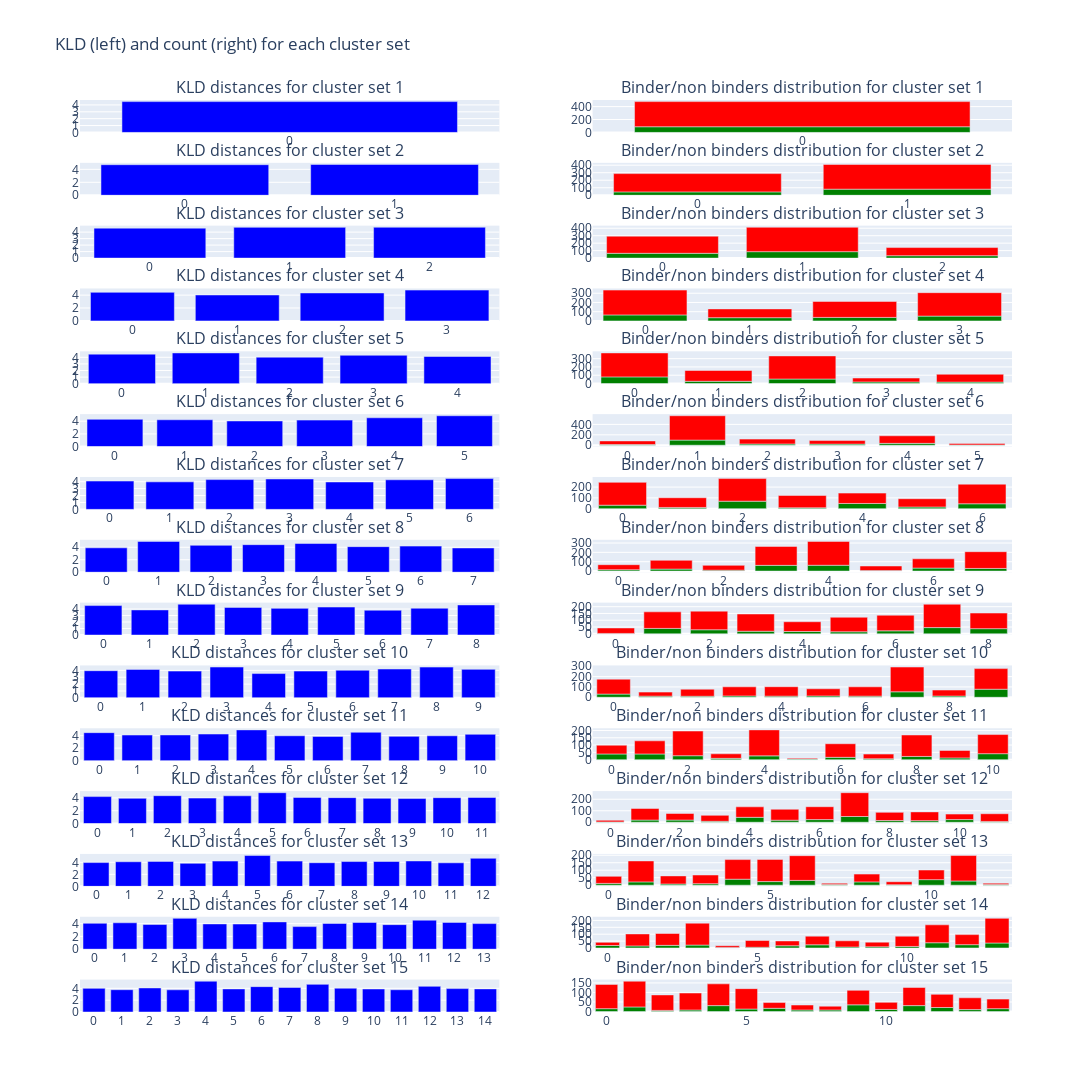

The notebook cell saved with this chart:
### Code cell
# visualize a specific set of cluster mean 
titles_list = [
        [f"KLD distances for cluster set {i+1}", f"Binder/non binders distribution for cluster set {i+1}"]
        for i in range(15)
    ]
def flatten(l):
    return [item for sublist in l for item in sublist]

#number of peptides per cluster:
fig = make_subplots(
    rows=15,
    cols=2,
    start_cell="top-left",
    subplot_titles = flatten(titles_list)
)
fig.update_layout(
    height=3000,
    width=1600,
    title_text="KLD (left) and count (right) for each cluster set",
    showlegend=False,
)

for i in range(15):
    # First col:
    fig.add_trace(
        go.Bar(
            x=list(cluster_set_cluster_kld[i].keys()), 
            y=list(cluster_set_cluster_kld[i].values()),
            marker_color="blue"
            # title=f"KLD distance for each cluster in cluster set {i}",
            # labels = {
            #     "y": "KLD",
            #     "x": "cluster"
            # }
        ),
        row=i+1, col=1,
    )
    df_grouped_clusters = df.groupby([f"cluster_set_{i+1}", "binder"], as_index=False).size()

    # Second col (with stacked binders and non binders)
    fig.add_trace( # binders
        go.Bar(
            x=list(range(i+1)), 
            y=df_grouped_clusters.loc[df_grouped_clusters["binder"] == True]["size"],
            offsetgroup=0,
            marker_color="green"
        ),
        row=i+1, col=2
    )

    fig.add_trace( # non binders
        go.Bar(
            x=list(range(i+1)), 
            y=df_grouped_clusters.loc[df_grouped_clusters["binder"] == False]["size"],
            offsetgroup=0,
            base=df_grouped_clusters.loc[df_grouped_clusters["binder"] == True]["size"],
            marker_color="red"
        ),
        row=i+1, col=2
    )
fig.show()
fig.write_image("../../reports/figures/gibbs_clusters/cluster_peptide_representation.svg")

### Figure 1 — Plotly figure (JSON) as saved in the notebook; plotly's stock layout.template omitted (floating-point values rounded to 4 significant figures)
{"data": [{"marker": {"color": "blue"}, "type": "bar", "x": ["0"], "xaxis": "x", "y": [4.477], "yaxis": "y"}, {"marker": {"color": "green"}, "offsetgroup": "0", "type": "bar", "x": [0], "xaxis": "x2", "y": [88], "yaxis": "y2"}, {"base": [88], "marker": {"color": "red"}, "offsetgroup": "0", "type": "bar", "x": [0], "xaxis": "x2", "y": [389], "yaxis": "y2"}, {"marker": {"color": "blue"}, "type": "bar", "x": ["0", "1"], "xaxis": "x3", "y": [4.719, 4.76], "yaxis": "y3"}, {"marker": {"color": "green"}, "offsetgroup": "0", "type": "bar", "x": [0, 1], "xaxis": "x4", "y": [45, 81], "yaxis": "y4"}, {"base": [45, 81], "marker": {"color": "red"}, "offsetgroup": "0", "type": "bar", "x": [0, 1], "xaxis": "x4", "y": [243, 329], "yaxis": "y4"}, {"marker": {"color": "blue"}, "type": "bar", "x": ["0", "1", "2"], "xaxis": "x5", "y": [4.616, 4.735, 4.748], "yaxis": "y5"}, {"marker": {"color": "green"}, "offsetgroup": "0", "type": "bar", "x": [0, 1, 2], "xaxis": "x6", "y": [64, 86, 32], "yaxis": "y6"}, {"base": [64, 86, 32], "marker": {"color": "red"}, "offsetgroup": "0", "type": "bar", "x": [0, 1, 2], "xaxis": "x6", "y": [230, 327, 109], "yaxis": "y6"}, {"marker": {"color": "blue"}, "type": "bar", "x": ["0", "1", "2", "3"], "xaxis": "x7", "y": [4.44, 4.025, 4.342, 4.785], "yaxis": "y7"}, {"marker": {"color": "green"}, "offsetgroup": "0", "type": "bar", "x": [0, 1, 2, 3], "xaxis": "x8", "y": [65, 35, 38, 52], "yaxis": "y8"}, {"base": [65, 35, 38, 52], "marker": {"color": "red"}, "offsetgroup": "0", "type": "bar", "x": [0, 1, 2, 3], "xaxis": "x8", "y": [269, 95, 173, 254], "yaxis": "y8"}, {"marker": {"color": "blue"}, "type": "bar", "x": ["0", "1", "2", "3", "4"], "xaxis": "x9", "y": [4.485, 4.666, 4.021, 4.311, 4.123], "yaxis": "y9"}, {"marker": {"color": "green"}, "offsetgroup": "0", "type": "bar", "x": [0, 1, 2, 3, 4], "xaxis": "x10", "y": [80, 27, 54, 19, 17], "yaxis": "y10"}, {"base": [80, 27, 54, 19, 17], "marker": {"color": "red"}, "offsetgroup": "0", "type": "bar", "x": [0, 1, 2, 3, 4], "xaxis": "x10", "y": [289, 130, 279, 47, 95], "yaxis": "y10"}, {"marker": {"color": "blue"}, "type": "bar", "x": ["0", "1", "2", "3", "4", "5"], "xaxis": "x11", "y": [4.302, 4.229, 4.037, 4.174, 4.544, 4.863], "yaxis": "y11"}, {"marker": {"color": "green"}, "offsetgroup": "0", "type": "bar", "x": [0, 1, 2, 3, 4, 5], "xaxis": "x12", "y": [12, 98, 24, 21, 35, 5], "yaxis": "y12"}, {"base": [12, 98, 24, 21, 35, 5], "marker": {"color": "red"}, "offsetgroup": "0", "type": "bar", "x": [0, 1, 2, 3, 4, 5], "xaxis": "x12", "y": [70, 468, 93, 68, 146, 26], "yaxis": "y12"}, {"marker": {"color": "blue"}, "type": "bar", "x": ["0", "1", "2", "3", "4", "5", "6"], "xaxis": "x13", "y": [4.089, 3.975, 4.301, 4.387, 3.955, 4.273, 4.448], "yaxis": "y13"}, {"marker": {"color": "green"}, "offsetgroup": "0", "type": "bar", "x": [0, 1, 2, 3, 4, 5, 6], "xaxis": "x14", "y": [32, 11, 69, 8, 48, 15, 45], "yaxis": "y14"}, {"base": [32, 11, 69, 8, 48, 15, 45], "marker": {"color": "red"}, "offsetgroup": "0", "type": "bar", "x": [0, 1, 2, 3, 4, 5, 6], "xaxis": "x14", "y": [212, 90, 210, 114, 96, 77, 182], "yaxis": "y14"}, {"marker": {"color": "blue"}, "type": "bar", "x": ["0", "1", "2", "3", "4", "5", "6", "7"], "xaxis": "x15", "y": [3.912, 4.943, 4.314, 4.42, 4.604, 4.102, 4.188, 3.892], "yaxis": "y15"}, {"marker": {"color": "green"}, "offsetgroup": "0", "type": "bar", "x": [0, 1, 2, 3, 4, 5, 6, 7], "xaxis": "x16", "y": [14, 21, 9, 61, 62, 5, 32, 28], "yaxis": "y16"}, {"base": [14, 21, 9, 61, 62, 5, 32, 28], "marker": {"color": "red"}, "offsetgroup": "0", "type": "bar", "x": [0, 1, 2, 3, 4, 5, 6, 7], "xaxis": "x16", "y": [54, 94, 52, 202, 255, 49, 99, 179], "yaxis": "y16"}, {"marker": {"color": "blue"}, "type": "bar", "x": ["0", "1", "2", "3", "4", "5", "6", "7", "8"], "xaxis": "x17", "y": [4.521, 3.857, 4.73, 4.242, 4.096, 4.297, 3.809, 4.117, 4.623], "yaxis": "y17"}, {"marker": {"color": "green"}, "offsetgroup": "0", "type": "bar", "x": [0, 1, 2, 3, 4, 5, 6, 7, 8], "xaxis": "x18", "y": [3, 40, 30, 19, 17, 15, 22, 46, 38], "yaxis": "y18"}, {"base": [3, 40, 30, 19, 17, 15, 22, 46, 38], "marker": {"color": "red"}, "offsetgroup": "0", "type": "bar", "x": [0, 1, 2, 3, 4, 5, 6, 7, 8], "xaxis": "x18", "y": [40, 122, 137, 127, 72, 107, 115, 172, 115], "yaxis": "y18"}, {"marker": {"color": "blue"}, "type": "bar", "x": ["0", "1", "2", "3", "4", "5", "6", "7", "8", "9"], "xaxis": "x19", "y": [3.956, 4.15, 3.897, 4.488, 3.54, 3.9, 4.023, 4.202, 4.481, 4.155], "yaxis": "y19"}, {"marker": {"color": "green"}, "offsetgroup": "0", "type": "bar", "x": [0, 1, 2, 3, 4, 5, 6, 7, 8, 9], "xaxis": "x20", "y": [31, 11, 10, 13, 11, 13, 11, 53, 12, 78], "yaxis": "y20"}, {"base": [31, 11, 10, 13, 11, 13, 11, 53, 12, 78], "marker": {"color": "red"}, "offsetgroup": "0", "type": "bar", "x": [0, 1, 2, 3, 4, 5, 6, 7, 8, 9], "xaxis": "x20", "y": [144, 39, 68, 88, 91, 69, 90, 239, 58, 199], "yaxis": "y20"}, {"marker": {"color": "blue"}, "type": "bar", "x": ["0", "1", "2", "3", "4", "5", "6", "7", "8", "9", "10"], "xaxis": "x21", "y": [4.471, 4.091, 4.105, 4.252, 4.912, 3.974, 3.875, 4.531, 3.887, 3.971, 4.204], "yaxis": "y21"}, {"marker": {"color": "green"}, "offsetgroup": "0", "type": "bar", "x": [0, 1, 2, 3, 4, 5, 6, 7, 8, 9, 10], "xaxis": "x22", "y": [39, 39, 27, 9, 26, 4, 16, 6, 22, 12, 41], "yaxis": "y22"}, {"base": [39, 39, 27, 9, 26, 4, 16, 6, 22, 12, 41], "marker": {"color": "red"}, "offsetgroup": "0", "type": "bar", "x": [0, 1, 2, 3, 4, 5, 6, 7, 8, 9, 10], "xaxis": "x22", "y": [60, 90, 169, 31, 178, 6, 93, 32, 147, 51, 131], "yaxis": "y22"}, {"marker": {"color": "blue"}, "type": "bar", "x": ["0", "1", "2", "3", "4", "5", "6", "7", "8", "9", "10", "11"], "xaxis": "x23", "y": [4.206, 3.938, 4.349, 3.971, 4.334, 4.813, 4.081, 4.044, 3.935, 3.901, 4.037, 4.068], "yaxis": "y23"}, {"marker": {"color": "green"}, "offsetgroup": "0", "type": "bar", "x": [0, 1, 2, 3, 4, 5, 6, 7, 8, 9, 10, 11], "xaxis": "x24", "y": [3, 19, 19, 8, 43, 18, 23, 50, 15, 14, 23, 7], "yaxis": "y24"}, {"base": [3, 19, 19, 8, 43, 18, 23, 50, 15, 14, 23, 7], "marker": {"color": "red"}, "offsetgroup": "0", "type": "bar", "x": [0, 1, 2, 3, 4, 5, 6, 7, 8, 9, 10, 11], "xaxis": "x24", "y": [14, 101, 57, 52, 91, 95, 112, 207, 71, 76, 48, 67], "yaxis": "y24"}, {"marker": {"color": "blue"}, "type": "bar", "x": ["0", "1", "2", "3", "4", "5", "6", "7", "8", "9", "10", "11", "12"], "xaxis": "x25", "y": [3.961, 4.098, 4.159, 3.836, 4.213, 5.135, 4.208, 3.938, 4.134, 4.14, 4.234, 3.922, 4.677], "yaxis": "y25"}, {"marker": {"color": "green"}, "offsetgroup": "0", "type": "bar", "x": [0, 1, 2, 3, 4, 5, 6, 7, 8, 9, 10, 11, 12], "xaxis": "x26", "y": [12, 22, 8, 10, 40, 24, 32, 5, 22, 3, 37, 28, 4], "yaxis": "y26"}, {"base": [12, 22, 8, 10, 40, 24, 32, 5, 22, 3, 37, 28, 4], "marker": {"color": "red"}, "offsetgroup": "0", "type": "bar", "x": [0, 1, 2, 3, 4, 5, 6, 7, 8, 9, 10, 11, 12], "xaxis": "x26", "y": [47, 140, 54, 58, 131, 148, 165, 8, 52, 20, 64, 170, 9], "yaxis": "y26"}, {"marker": {"color": "blue"}, "type": "bar", "x": ["0", "1", "2", "3", "4", "5", "6", "7", "8", "9", "10", "11", "12", "13"], "xaxis": "x27", "y": [4.053, 4.134, 3.862, 4.827, 3.954, 3.939, 4.276, 3.539, 4.035, 4.177, 3.845, 4.541, 4.194, 4.007], "yaxis": "y27"}, {"marker": {"color": "green"}, "offsetgroup": "0", "type": "bar", "x": [0, 1, 2, 3, 4, 5, 6, 7, 8, 9, 10, 11, 12, 13], "xaxis": "x28", "y": [18, 15, 19, 21, 3, 5, 16, 23, 7, 8, 11, 38, 24, 36], "yaxis": "y28"}, {"base": [18, 15, 19, 21, 3, 5, 16, 23, 7, 8, 11, 38, 24, 36], "marker": {"color": "red"}, "offsetgroup": "0", "type": "bar", "x": [0, 1, 2, 3, 4, 5, 6, 7, 8, 9, 10, 11, 12, 13], "xaxis": "x28", "y": [23, 87, 86, 159, 13, 49, 35, 63, 45, 34, 75, 130, 73, 179], "yaxis": "y28"}, {"marker": {"color": "blue"}, "type": "bar", "x": ["0", "1", "2", "3", "4", "5", "6", "7", "8", "9", "10", "11", "12", "13", "14"], "xaxis": "x29", "y": [3.999, 3.771, 4.073, 3.756, 5.212, 3.902, 4.292, 4.154, 4.675, 4.033, 3.893, 3.762, 4.342, 3.954, 3.908], "yaxis": "y29"}, {"marker": {"color": "green"}, "offsetgroup": "0", "type": "bar", "x": [0, 1, 2, 3, 4, 5, 6, 7, 8, 9, 10, 11, 12, 13, 14], "xaxis": "x30", "y": [15, 24, 6, 8, 31, 13, 17, 8, 8, 35, 11, 31, 21, 10, 15], "yaxis": "y30"}, {"base": [15, 24, 6, 8, 31, 13, 17, 8, 8, 35, 11, 31, 21, 10, 15], "marker": {"color": "red"}, "offsetgroup": "0", "type": "bar", "x": [0, 1, 2, 3, 4, 5, 6, 7, 8, 9, 10, 11, 12, 13, 14], "xaxis": "x30", "y": [127, 135, 81, 89, 114, 107, 30, 26, 20, 76, 37, 95, 69, 62, 50], "yaxis": "y30"}], "layout": {"annotations": [{"font": {"size": 16}, "showarrow": false, "text": "KLD distances for cluster set 1", "x": 0.225, "xanchor": "center", "xref": "paper", "y": 1, "yanchor": "bottom", "yref": "paper"}, {"font": {"size": 16}, "showarrow": false, "text": "Binder/non binders distribution for cluster set 1", "x": 0.775, "xanchor": "center", "xref": "paper", "y": 1, "yanchor": "bottom", "yref": "paper"}, {"font": {"size": 16}, "showarrow": false, "text": "KLD distances for cluster set 2", "x": 0.225, "xanchor": "center", "xref": "paper", "y": 0.9311, "yanchor": "bottom", "yref": "paper"}, {"font": {"size": 16}, "showarrow": false, "text": "Binder/non binders distribution for cluster set 2", "x": 0.775, "xanchor": "center", "xref": "paper", "y": 0.9311, "yanchor": "bottom", "yref": "paper"}, {"font": {"size": 16}, "showarrow": false, "text": "KLD distances for cluster set 3", "x": 0.225, "xanchor": "center", "xref": "paper", "y": 0.8622, "yanchor": "bottom", "yref": "paper"}, {"font": {"size": 16}, "showarrow": false, "text": "Binder/non binders distribution for cluster set 3", "x": 0.775, "xanchor": "center", "xref": "paper", "y": 0.8622, "yanchor": "bottom", "yref": "paper"}, {"font": {"size": 16}, "showarrow": false, "text": "KLD distances for cluster set 4", "x": 0.225, "xanchor": "center", "xref": "paper", "y": 0.7933, "yanchor": "bottom", "yref": "paper"}, {"font": {"size": 16}, "showarrow": false, "text": "Binder/non binders distribution for cluster set 4", "x": 0.775, "xanchor": "center", "xref": "paper", "y": 0.7933, "yanchor": "bottom", "yref": "paper"}, {"font": {"size": 16}, "showarrow": false, "text": "KLD distances for cluster set 5", "x": 0.225, "xanchor": "center", "xref": "paper", "y": 0.7244, "yanchor": "bottom", "yref": "paper"}, {"font": {"size": 16}, "showarrow": false, "text": "Binder/non binders distribution for cluster set 5", "x": 0.775, "xanchor": "center", "xref": "paper", "y": 0.7244, "yanchor": "bottom", "yref": "paper"}, {"font": {"size": 16}, "showarrow": false, "text": "KLD distances for cluster set 6", "x": 0.225, "xanchor": "center", "xref": "paper", "y": 0.6556, "yanchor": "bottom", "yref": "paper"}, {"font": {"size": 16}, "showarrow": false, "text": "Binder/non binders distribution for cluster set 6", "x": 0.775, "xanchor": "center", "xref": "paper", "y": 0.6556, "yanchor": "bottom", "yref": "paper"}, {"font": {"size": 16}, "showarrow": false, "text": "KLD distances for cluster set 7", "x": 0.225, "xanchor": "center", "xref": "paper", "y": 0.5867, "yanchor": "bottom", "yref": "paper"}, {"font": {"size": 16}, "showarrow": false, "text": "Binder/non binders distribution for cluster set 7", "x": 0.775, "xanchor": "center", "xref": "paper", "y": 0.5867, "yanchor": "bottom", "yref": "paper"}, {"font": {"size": 16}, "showarrow": false, "text": "KLD distances for cluster set 8", "x": 0.225, "xanchor": "center", "xref": "paper", "y": 0.5178, "yanchor": "bottom", "yref": "paper"}, {"font": {"size": 16}, "showarrow": false, "text": "Binder/non binders distribution for cluster set 8", "x": 0.775, "xanchor": "center", "xref": "paper", "y": 0.5178, "yanchor": "bottom", "yref": "paper"}, {"font": {"size": 16}, "showarrow": false, "text": "KLD distances for cluster set 9", "x": 0.225, "xanchor": "center", "xref": "paper", "y": 0.4489, "yanchor": "bottom", "yref": "paper"}, {"font": {"size": 16}, "showarrow": false, "text": "Binder/non binders distribution for cluster set 9", "x": 0.775, "xanchor": "center", "xref": "paper", "y": 0.4489, "yanchor": "bottom", "yref": "paper"}, {"font": {"size": 16}, "showarrow": false, "text": "KLD distances for cluster set 10", "x": 0.225, "xanchor": "center", "xref": "paper", "y": 0.38, "yanchor": "bottom", "yref": "paper"}, {"font": {"size": 16}, "showarrow": false, "text": "Binder/non binders distribution for cluster set 10", "x": 0.775, "xanchor": "center", "xref": "paper", "y": 0.38, "yanchor": "bottom", "yref": "paper"}, {"font": {"size": 16}, "showarrow": false, "text": "KLD distances for cluster set 11", "x": 0.225, "xanchor": "center", "xref": "paper", "y": 0.3111, "yanchor": "bottom", "yref": "paper"}, {"font": {"size": 16}, "showarrow": false, "text": "Binder/non binders distribution for cluster set 11", "x": 0.775, "xanchor": "center", "xref": "paper", "y": 0.3111, "yanchor": "bottom", "yref": "paper"}, {"font": {"size": 16}, "showarrow": false, "text": "KLD distances for cluster set 12", "x": 0.225, "xanchor": "center", "xref": "paper", "y": 0.2422, "yanchor": "bottom", "yref": "paper"}, {"font": {"size": 16}, "showarrow": false, "text": "Binder/non binders distribution for cluster set 12", "x": 0.775, "xanchor": "center", "xref": "paper", "y": 0.2422, "yanchor": "bottom", "yref": "paper"}, {"font": {"size": 16}, "showarrow": false, "text": "KLD distances for cluster set 13", "x": 0.225, "xanchor": "center", "xref": "paper", "y": 0.1733, "yanchor": "bottom", "yref": "paper"}, {"font": {"size": 16}, "showarrow": false, "text": "Binder/non binders distribution for cluster set 13", "x": 0.775, "xanchor": "center", "xref": "paper", "y": 0.1733, "yanchor": "bottom", "yref": "paper"}, {"font": {"size": 16}, "showarrow": false, "text": "KLD distances for cluster set 14", "x": 0.225, "xanchor": "center", "xref": "paper", "y": 0.1044, "yanchor": "bottom", "yref": "paper"}, {"font": {"size": 16}, "showarrow": false, "text": "Binder/non binders distribution for cluster set 14", "x": 0.775, "xanchor": "center", "xref": "paper", "y": 0.1044, "yanchor": "bottom", "yref": "paper"}, {"font": {"size": 16}, "showarrow": false, "text": "KLD distances for cluster set 15", "x": 0.225, "xanchor": "center", "xref": "paper", "y": 0.03556, "yanchor": "bottom", "yref": "paper"}, {"font": {"size": 16}, "showarrow": false, "text": "Binder/non binders distribution for cluster set 15", "x": 0.775, "xanchor": "center", "xref": "paper", "y": 0.03556, "yanchor": "bottom", "yref": "paper"}], "height": 3000, "showlegend": false, "title": {"text": "KLD (left) and count (right) for each cluster set"}, "width": 1600, "xaxis": {"anchor": "y", "domain": [0, 0.45]}, "xaxis10": {"anchor": "y10", "domain": [0.55, 1]}, "xaxis11": {"anchor": "y11", "domain": [0, 0.45]}, "xaxis12": {"anchor": "y12", "domain": [0.55, 1]}, "xaxis13": {"anchor": "y13", "domain": [0, 0.45]}, "xaxis14": {"anchor": "y14", "domain": [0.55, 1]}, "xaxis15": {"anchor": "y15", "domain": [0, 0.45]}, "xaxis16": {"anchor": "y16", "domain": [0.55, 1]}, "xaxis17": {"anchor": "y17", "domain": [0, 0.45]}, "xaxis18": {"anchor": "y18", "domain": [0.55, 1]}, "xaxis19": {"anchor": "y19", "domain": [0, 0.45]}, "xaxis2": {"anchor": "y2", "domain": [0.55, 1]}, "xaxis20": {"anchor": "y20", "domain": [0.55, 1]}, "xaxis21": {"anchor": "y21", "domain": [0, 0.45]}, "xaxis22": {"anchor": "y22", "domain": [0.55, 1]}, "xaxis23": {"anchor": "y23", "domain": [0, 0.45]}, "xaxis24": {"anchor": "y24", "domain": [0.55, 1]}, "xaxis25": {"anchor": "y25", "domain": [0, 0.45]}, "xaxis26": {"anchor": "y26", "domain": [0.55, 1]}, "xaxis27": {"anchor": "y27", "domain": [0, 0.45]}, "xaxis28": {"anchor": "y28", "domain": [0.55, 1]}, "xaxis29": {"anchor": "y29", "domain": [0, 0.45]}, "xaxis3": {"anchor": "y3", "domain": [0, 0.45]}, "xaxis30": {"anchor": "y30", "domain": [0.55, 1]}, "xaxis4": {"anchor": "y4", "domain": [0.55, 1]}, "xaxis5": {"anchor": "y5", "domain": [0, 0.45]}, "xaxis6": {"anchor": "y6", "domain": [0.55, 1]}, "xaxis7": {"anchor": "y7", "domain": [0, 0.45]}, "xaxis8": {"anchor": "y8", "domain": [0.55, 1]}, "xaxis9": {"anchor": "y9", "domain": [0, 0.45]}, "yaxis": {"anchor": "x", "domain": [0.9644, 1]}, "yaxis10": {"anchor": "x10", "domain": [0.6889, 0.7244]}, "yaxis11": {"anchor": "x11", "domain": [0.62, 0.6556]}, "yaxis12": {"anchor": "x12", "domain": [0.62, 0.6556]}, "yaxis13": {"anchor": "x13", "domain": [0.5511, 0.5867]}, "yaxis14": {"anchor": "x14", "domain": [0.5511, 0.5867]}, "yaxis15": {"anchor": "x15", "domain": [0.4822, 0.5178]}, "yaxis16": {"anchor": "x16", "domain": [0.4822, 0.5178]}, "yaxis17": {"anchor": "x17", "domain": [0.4133, 0.4489]}, "yaxis18": {"anchor": "x18", "domain": [0.4133, 0.4489]}, "yaxis19": {"anchor": "x19", "domain": [0.3444, 0.38]}, "yaxis2": {"anchor": "x2", "domain": [0.9644, 1]}, "yaxis20": {"anchor": "x20", "domain": [0.3444, 0.38]}, "yaxis21": {"anchor": "x21", "domain": [0.2756, 0.3111]}, "yaxis22": {"anchor": "x22", "domain": [0.2756, 0.3111]}, "yaxis23": {"anchor": "x23", "domain": [0.2067, 0.2422]}, "yaxis24": {"anchor": "x24", "domain": [0.2067, 0.2422]}, "yaxis25": {"anchor": "x25", "domain": [0.1378, 0.1733]}, "yaxis26": {"anchor": "x26", "domain": [0.1378, 0.1733]}, "yaxis27": {"anchor": "x27", "domain": [0.06889, 0.1044]}, "yaxis28": {"anchor": "x28", "domain": [0.06889, 0.1044]}, "yaxis29": {"anchor": "x29", "domain": [0, 0.03556]}, "yaxis3": {"anchor": "x3", "domain": [0.8956, 0.9311]}, "yaxis30": {"anchor": "x30", "domain": [0, 0.03556]}, "yaxis4": {"anchor": "x4", "domain": [0.8956, 0.9311]}, "yaxis5": {"anchor": "x5", "domain": [0.8267, 0.8622]}, "yaxis6": {"anchor": "x6", "domain": [0.8267, 0.8622]}, "yaxis7": {"anchor": "x7", "domain": [0.7578, 0.7933]}, "yaxis8": {"anchor": "x8", "domain": [0.7578, 0.7933]}, "yaxis9": {"anchor": "x9", "domain": [0.6889, 0.7244]}}}
